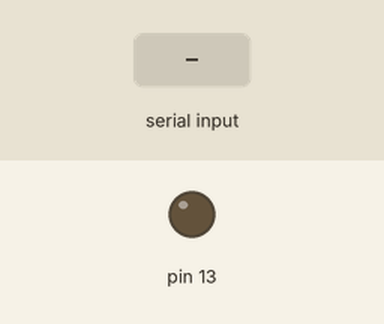
Simulated run of this sketch. Board: Arduino Leonardo, built with avr-gcc and run on an emulated ATmega32U4. On the bench: output pins drawn as LEDs (lit = HIGH). The inputs (shaded band) are chosen by the test bench.

Above: at 1.2 s.
1.3 s: "b" received over the second serial link
At 1.42 s:
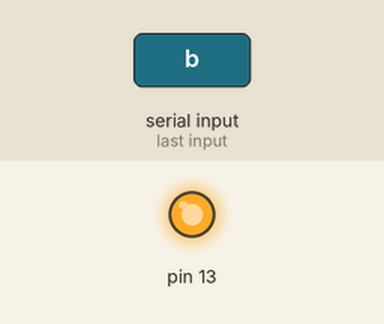
Timing chart, 0 to 4.3 s (numbered marks = the images above; inputs shaded):
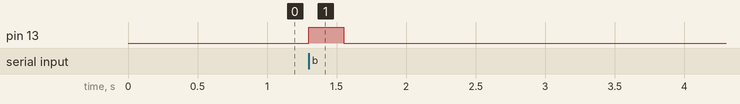

Measured:
- after the input at 1.3 s, pin 13: LOW → HIGH at once, → LOW 0.25 s later

The sketch:

slave_light_blinker.ino
```cpp
#define ROBOT_ID '4'
#include <Wire.h>
#include <Zumo32U4.h>

void setup() {
  Serial1.begin(9600);

}

void loop() {
  // put your main code here, to run repeatedly:
  if (Serial1.available())
  {
    char key = (char)Serial1.read();
    if (key == 'b') {
      ledRed(1);
      ledYellow(1);
      ledGreen(1);

      // Wait for a second.
      delay(250);

      // Turn the LEDs off.
      ledRed(0);
      ledYellow(0);
      ledGreen(0);
    }
    else if (key == 's')
    {
      Serial1.print(ROBOT_ID);
    }
  }
}
```
